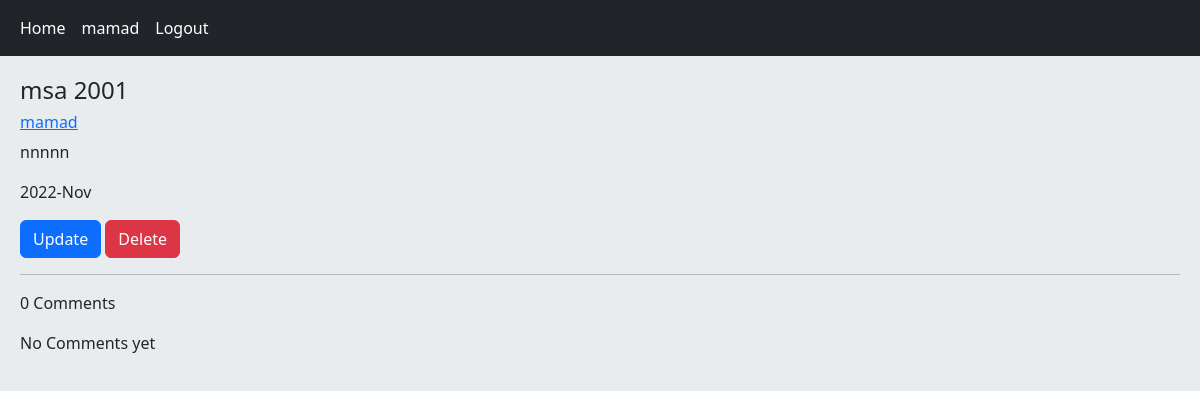
Page /post/2/msa-2001/ (signed in) on the earlier database version.
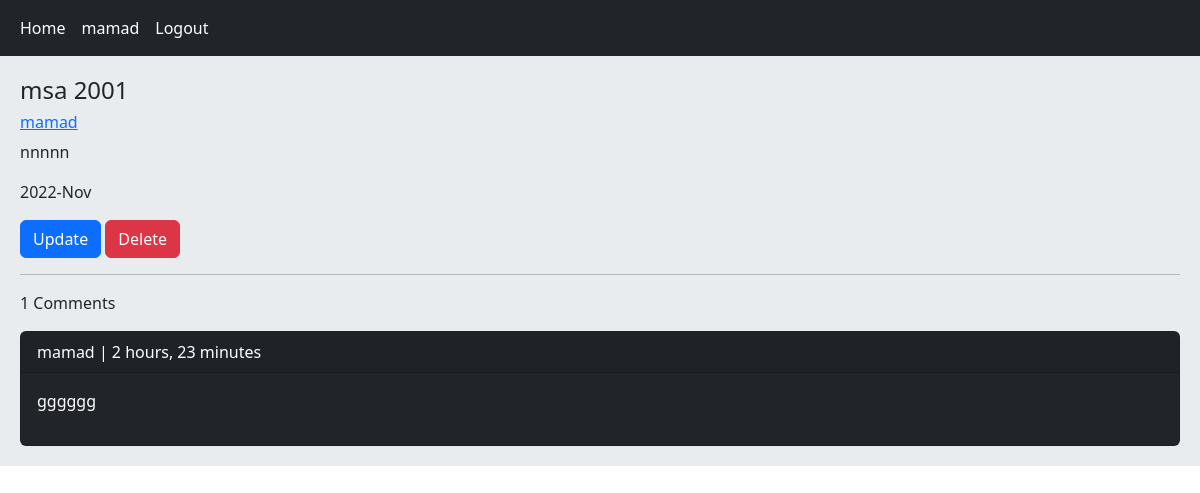
Same page on the later database version.
### home/models.py (models this page shows, shortened)
class Comment(models.Model):
    user = models.ForeignKey(User, on_delete=models.CASCADE, related_name='ucomments')
    post = models.ForeignKey(Post, on_delete=models.CASCADE, related_name='pcomments')
    reply = models.ForeignKey('self', on_delete=models.CASCADE, related_name='rcomments', blank=True, null=True)
    is_reply = models.BooleanField(default=False)
    body = models.TextField(max_length=200)
    created = models.DateTimeField(auto_now_add=True)

### home/views.py (the view)
# urls.py: path('post/<int:post_id>/<slug:post_slug>/', views.PostDetailView.as_view(), name='post_detail'),
class PostDetailView(View):
    def get(self, request, post_id, post_slug):
        post = get_object_or_404(Post, id=post_id, slug=post_slug)
        comments = post.pcomments.filter(is_reply=False)
        return render(request, 'home/detail.html', {'post': post, 'comments': comments})

### home/templates/home/detail.html
{% extends 'base.html' %}
{% load static %}
{% block content %}
    <h4>{{ post.title }}</h4>
    <a href="{% url 'account:profile' post.user.id %}"><h6>{{ post.user.username }}</h6></a>
    <p>{{ post.body }}</p>
    <p>{{ post.updated|date:'Y-M' }}</p>
    {% if request.user.id == post.user.id %}
        <a href="{% url 'home:post_update' post.id %}" class="btn btn-primary">Update</a>
        <a href="{% url 'home:post_delete' post.id %}" class="btn btn-danger">Delete</a>
    {% endif %}
    <hr>
    <p>{{ comments.count }} Comments</p>
    {% for comment in comments %}
        <div class="card bg-dark text-white"><p class="card-header">{{ comment.user }} |  {{ comment.created|timesince }} </p>
        <P class="card-body">{{ comment.body }}</P> </div>
    {% empty %}
        <p> No Comments yet </p>
    {% endfor %}
{% endblock %}

Differences in the rows shown:
added Comment: user "mamad", created "2 hours, 23 minutes", body "gggggg"
Other differences:
{{ comments.count }}: "0" → "1"
text no longer shown: "No Comments yet"
